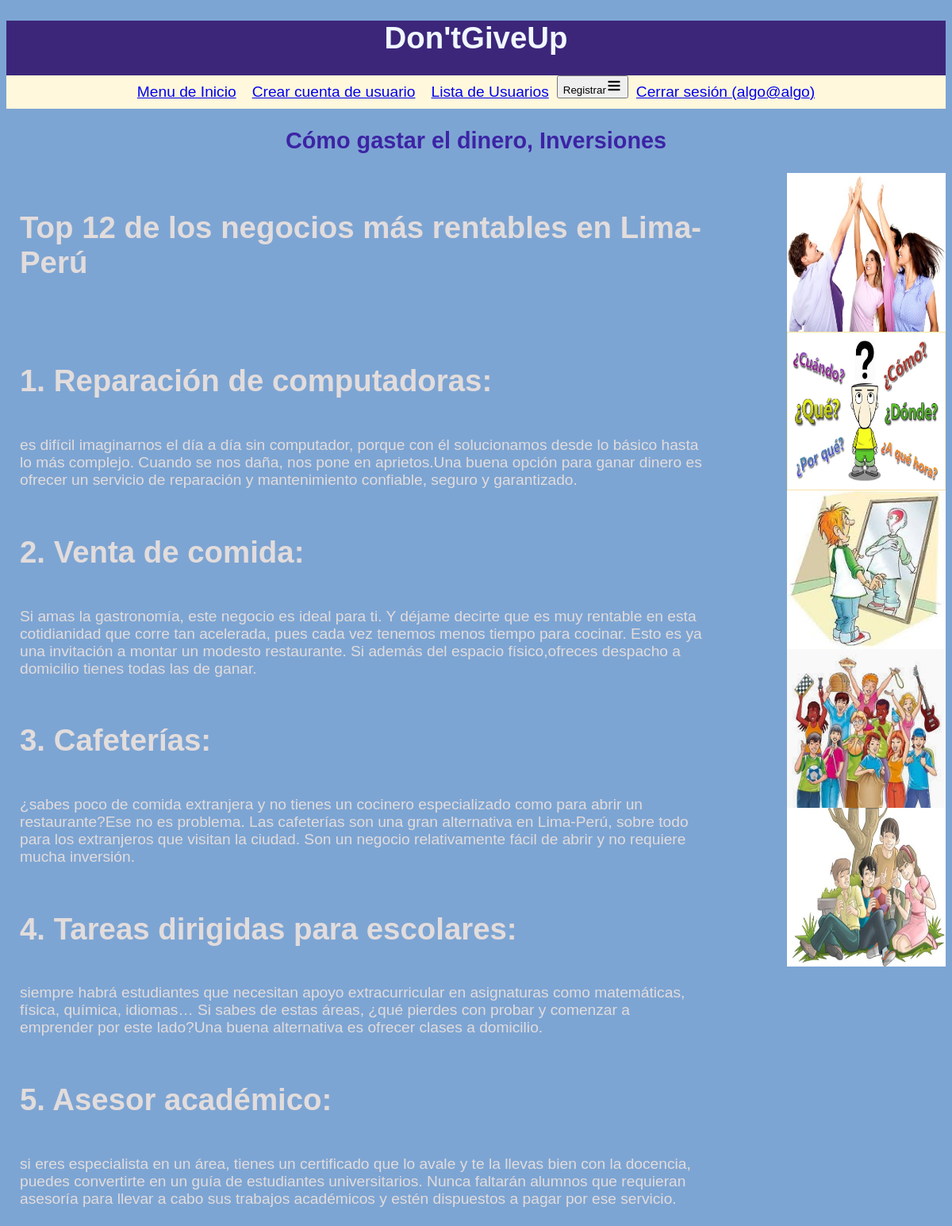
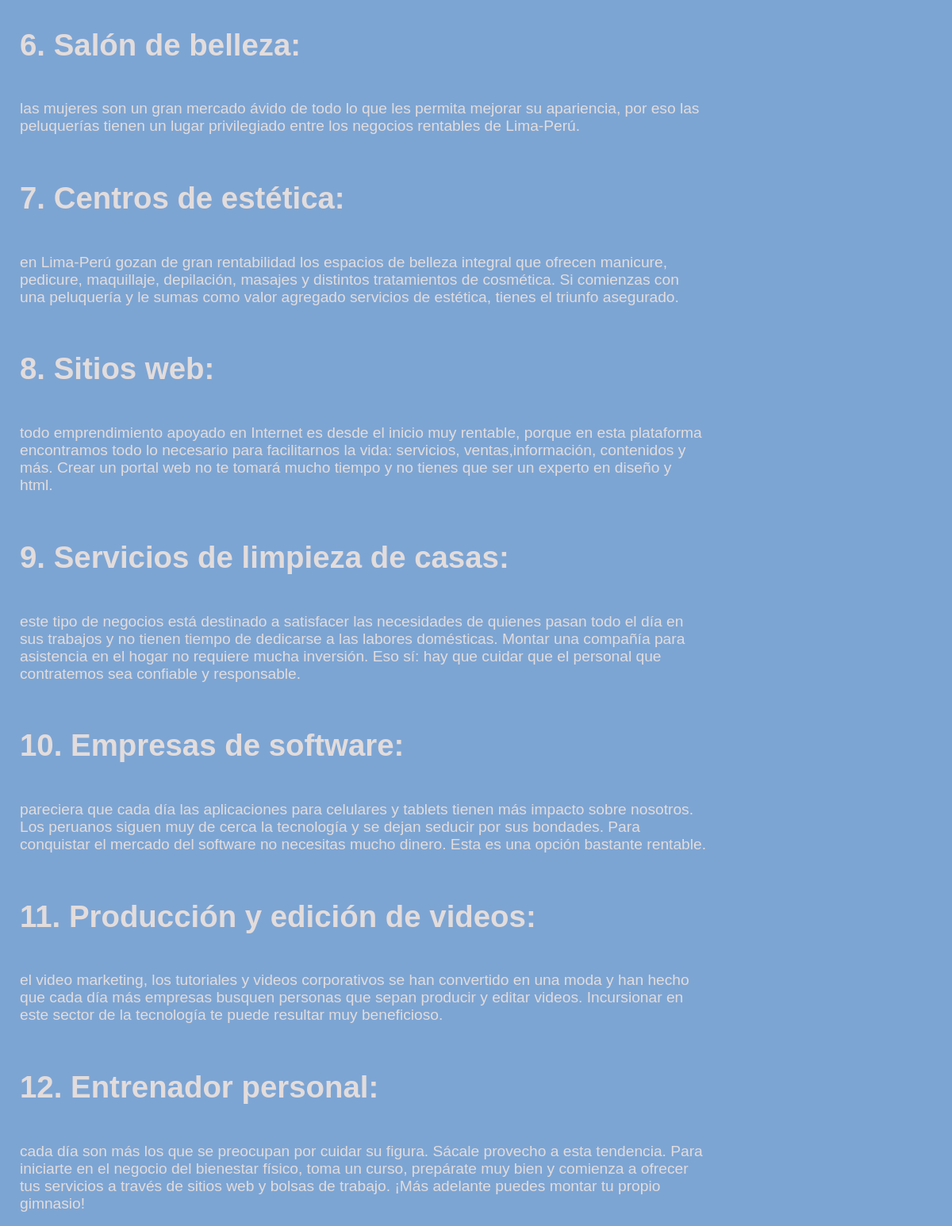
Page /inversiones.php (signed in) on the committed database (2 pictures, top to bottom).
### tables this page shows
CREATE TABLE `inversiones` (
  `id` int(11) NOT NULL,
  `titulo` varchar(500) NOT NULL,
  `contenido` text NOT NULL
);

### inversiones.php (the view, shortened to what this page needs)
<?php
include 'config.php';
$db = new PDO("mysql:host=$direccion;dbname=$bd;charset=utf8mb4", $usuario, $pass);
$stmt=$db ->query("SELECT * FROM inversiones");
$guia =$stmt->fetchAll();
?>
<!DOCTYPE html>
<html lang="en">
<head>
    <link rel="stylesheet" href="style.css">
</head>
<body>
    <?php include 'cabecera.php' ?>
    <h2>Cómo gastar el dinero, Inversiones</h2>
    <?php include 'ilustraciones.php' ?>
    <div id="tabla">
        <table>
            <tr>
                <th></th>
            </tr>
        <?php foreach($guia as $g) { ?>
        <tr>
            <td><h1><?php echo $g["titulo"] ?></h1><br>
                <?php echo $g["contenido"] ?></td>
            </tr>
        <?php } ?>
        </table>
    </div>
</body>
</html>

### style.css (style rules this page uses)
body { background-color: rgb(125, 165, 211); font-family: arial; font-size: 1.2em; }
h1 { text-align: center; }
h2 { color: rgb(60, 36, 165); text-align: center; }
td { color: rgb(226, 220, 220); }
#tabla { width:900px; float: left; }
table { width: 100%; word-wrap: inherit; }
td { text-align: left; vertical-align: top; padding: 15px 15px 15px 15px; }
td, h1 { text-align: left; }

### rows in the picture
inversiones: titulo "Top 12 de los negocios más rentables en Lima-Perú"
inversiones: titulo "1. Reparación de computadoras:", contenido "es difícil imaginarnos el día a día sin computador, porque con él solucionamos desde lo básico hasta lo más complejo. Cuando se nos daña, nos pone en aprietos.Una buena opción para ganar dinero es ofrecer un servicio de reparación y mantenimiento confiable, seguro y garantizado."
inversiones: titulo "2. Venta de comida:", contenido "Si amas la gastronomía, este negocio es ideal para ti. Y déjame decirte que es muy rentable en esta cotidianidad que corre tan acelerada, pues cada vez tenemos menos tiempo para cocinar. Esto es ya una invitación a montar un modesto restaurante. Si además del espacio físico,ofreces despacho a domicilio tienes todas las de ganar."
inversiones: titulo "3. Cafeterías:", contenido "¿sabes poco de comida extranjera y no tienes un cocinero especializado como para abrir un restaurante?Ese no es problema. Las cafeterías son una gran alternativa en Lima-Perú, sobre todo para los extranjeros que visitan la ciudad. Son un negocio relativamente fácil de abrir y no requiere mucha inversión."
inversiones: titulo "4. Tareas dirigidas para escolares:", contenido "siempre habrá estudiantes que necesitan apoyo extracurricular en asignaturas como matemáticas, física, química, idiomas… Si sabes de estas áreas, ¿qué pierdes con probar y comenzar a emprender por este lado?Una buena alternativa es ofrecer clases a domicilio."
inversiones: titulo "5. Asesor académico:", contenido "si eres especialista en un área, tienes un certificado que lo avale y te la llevas bien con la docencia, puedes convertirte en un guía de estudiantes universitarios. Nunca faltarán alumnos que requieran asesoría para llevar a cabo sus trabajos académicos y estén dispuestos a pagar por ese servicio."
inversiones: titulo "6. Salón de belleza:", contenido "las mujeres son un gran mercado ávido de todo lo que les permita mejorar su apariencia, por eso las peluquerías tienen un lugar privilegiado entre los negocios rentables de Lima-Perú."
inversiones: titulo "7. Centros de estética:", contenido "en Lima-Perú gozan de gran rentabilidad los espacios de belleza integral que ofrecen manicure, pedicure, maquillaje, depilación, masajes y distintos tratamientos de cosmética. Si comienzas con una peluquería y le sumas como valor agregado servicios de estética, tienes el triunfo asegurado."
inversiones: titulo "8. Sitios web:", contenido "todo emprendimiento apoyado en Internet es desde el inicio muy rentable, porque en esta plataforma encontramos todo lo necesario para facilitarnos la vida: servicios, ventas,información, contenidos y más. Crear un portal web no te tomará mucho tiempo y no tienes que ser un experto en diseño y html."
inversiones: titulo "9. Servicios de limpieza de casas:", contenido "este tipo de negocios está destinado a satisfacer las necesidades de quienes pasan todo el día en sus trabajos y no tienen tiempo de dedicarse a las labores domésticas. Montar una compañía para asistencia en el hogar no requiere mucha inversión. Eso sí: hay que cuidar que el personal que contratemos sea confiable y responsable."
inversiones: titulo "10. Empresas de software:", contenido "pareciera que cada día las aplicaciones para celulares y tablets tienen más impacto sobre nosotros. Los peruanos siguen muy de cerca la tecnología y se dejan seducir por sus bondades. Para conquistar el mercado del software no necesitas mucho dinero. Esta es una opción bastante rentable."
inversiones: titulo "11. Producción y edición de videos:", contenido "el video marketing, los tutoriales y videos corporativos se han convertido en una moda y han hecho que cada día más empresas busquen personas que sepan producir y editar videos. Incursionar en este sector de la tecnología te puede resultar muy beneficioso."
inversiones: titulo "12. Entrenador personal:", contenido "cada día son más los que se preocupan por cuidar su figura. Sácale provecho a esta tendencia. Para iniciarte en el negocio del bienestar físico, toma un curso, prepárate muy bien y comienza a ofrecer tus servicios a través de sitios web y bolsas de trabajo. ¡Más adelante puedes montar tu propio gimnasio!"

### other values in the picture
$_SESSION["correo"] "algo@algo"
